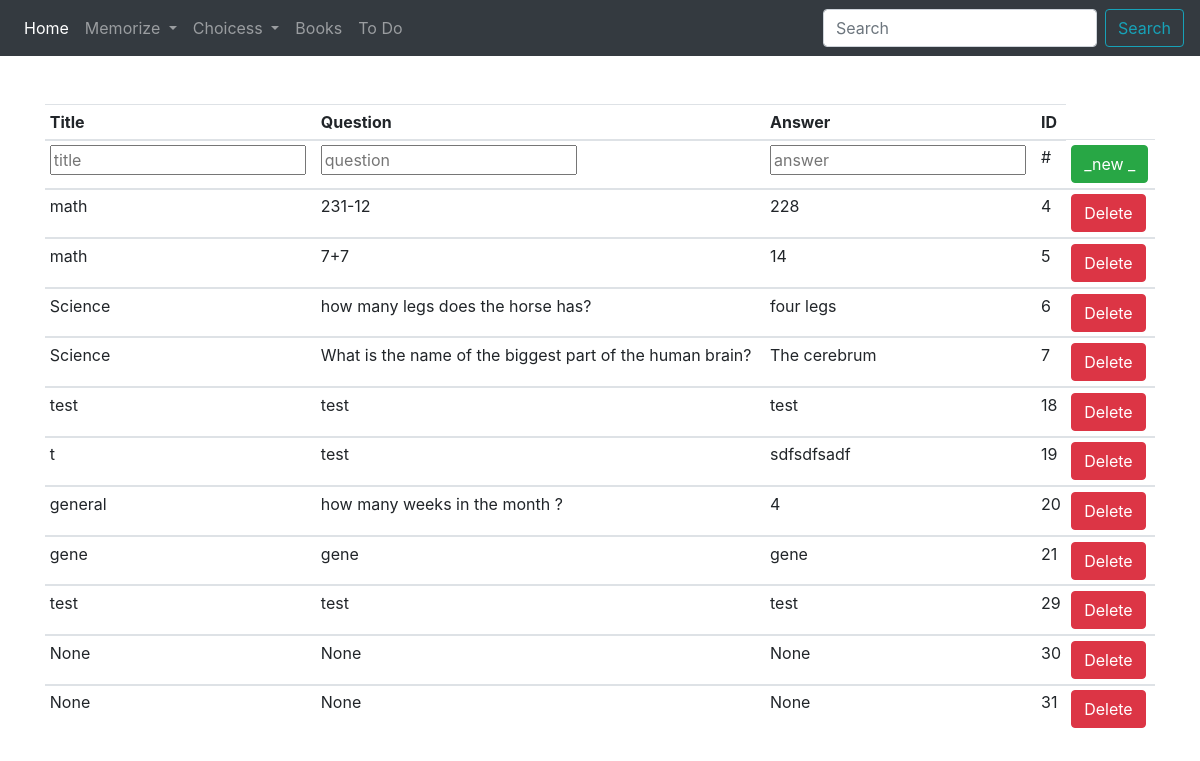
Page /memorize/cards_list/ on the earlier database version.
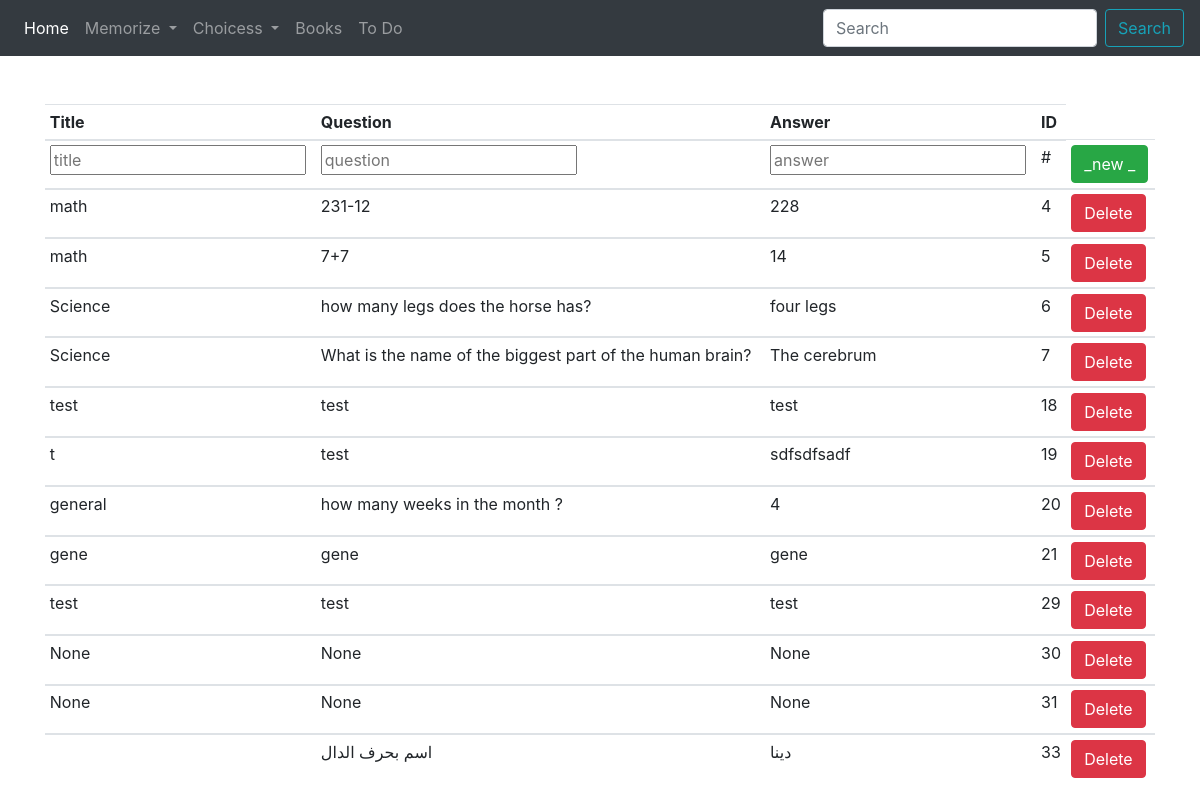
Same page on the later database version.
### cards/models.py (models this page shows, shortened)
class Cards(models.Model):
    title = models.CharField(max_length=200, null=True, blank=True)
    question = models.CharField(max_length=200, null=True, blank=True)
    answer = models.CharField(max_length=200, null=True, blank=True)

### cards/views.py (the view)
# urls.py: path('cards_list/', views.cards_list, name='cards_list'),
def cards_list(request):
    template_name = 'cards/cards_list.html'
    if request.method == 'POST':
        Cards.objects.create(title=request.POST.get('title'),
                             question=request.POST.get('question'),
                             answer=request.POST.get('answer'))
    obj = Cards.objects.all()
    context = {'obj': obj}
    return render(request, template_name, context)

### cards/templates/cards/cards_list.html
{% extends 'cards/base.html'%}
{% block body_block%}
<div class='container'>
<table class="table table-sm">
  <thead>
    <tr>
      <th scope="col">Title</th>
      <th scope="col">Question</th>
      <th scope="col">Answer</th>
      <th scope="col">ID</th>
    </tr>
  </thead>
      <tr>
      <td><form method='POST'>{%csrf_token%} <input type="text" name="title" placeholder="title"></td>
      <td><form method='POST'>{%csrf_token%} <input type="text" name="question" placeholder="question"></td>
      <td><form method='POST'>{%csrf_token%} <input type="text" name="answer" placeholder="answer"></td>
      <td>#</td>
      <td>
            <form method='POST' action="{%url 'cards_list'%}">{%csrf_token%}
              <button class="btn btn-success" type="submit"> _new _ </button>
            </form>
      </td>
    </tr>
  {%for o in obj%}
  <tbody>
    <tr>
      <td>{{o.title}}</td>
      <td>{{o.question}}</td>
      <td>{{o.answer}}</td>
      <td>{{o.id}}</td>
      <td>
        <a class='btn btn-danger' href="{% url 'delete' pk=o.pk %}">Delete</a>
      </td>
    </tr>
 {%endfor%}
  </tbody>
</table>
</div>
  {%endblock%}

Differences in the rows shown:
added Cards: question "اسم بحرف الدال", answer "دينا", id "33"
